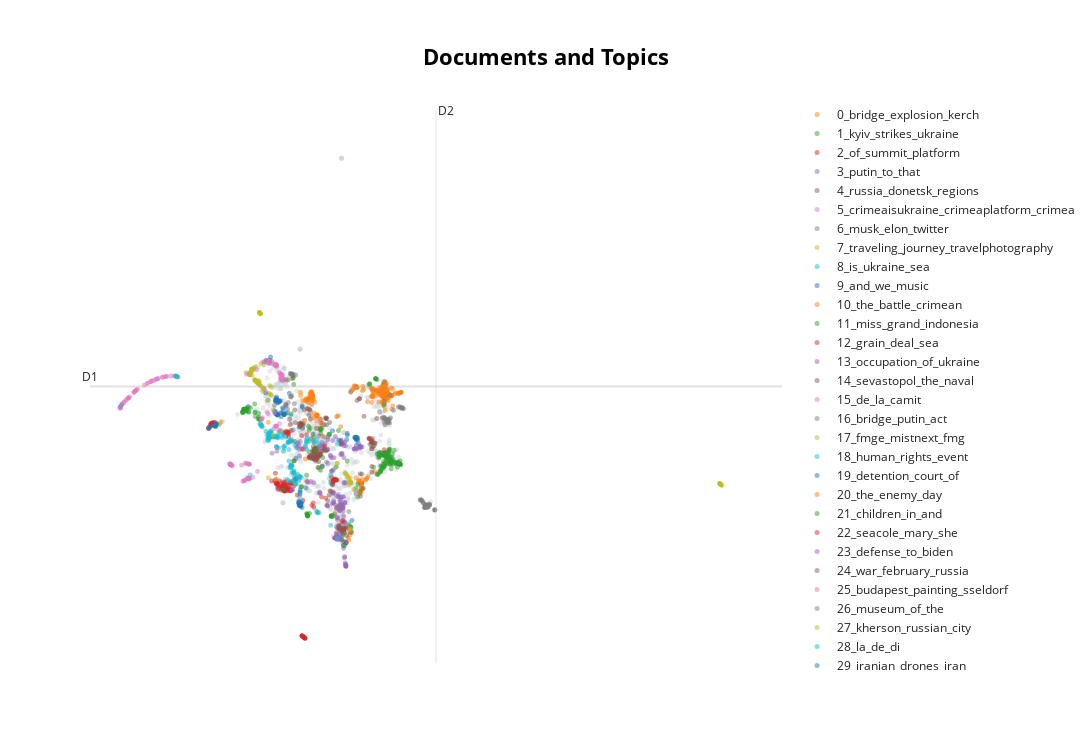

The notebook cell this image was saved under:
### Code cell
reduced_embeddingsig = UMAP(n_neighbors=10, n_components=2, 
                          min_dist=0.0, metric='cosine').fit_transform(np.array(ig_emb))
model_ig.visualize_documents(ig.text, reduced_embeddings=reduced_embeddingsig, 
                                hide_document_hover=True, hide_annotations=True)
